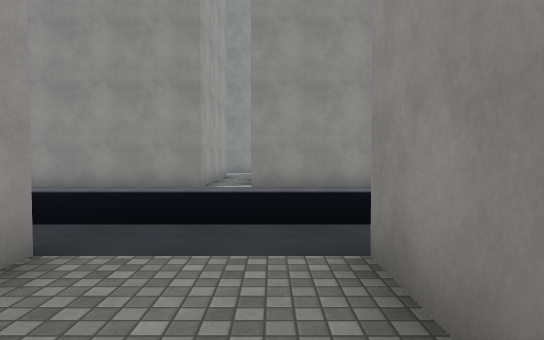
view 1 (above)

24 first-person views from a walk through a Unity game level. The camera is 1.4 m above the floor, tilts 2° down and sees 75° across. The floor is counted in squares, 2 m on a side. Each view is taken from the middle of a square. On the plan, view 1 faces up. The plan holds only what a view shows up to about 11 squares ahead; the rest is blank. The place goes on beyond the plan. Some animated figures are not drawn. Some surface patterns are stand-ins.

view 2
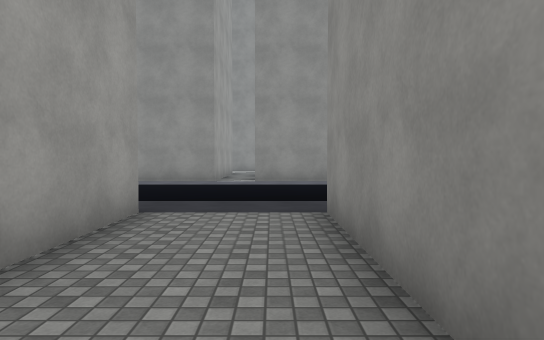

view 3
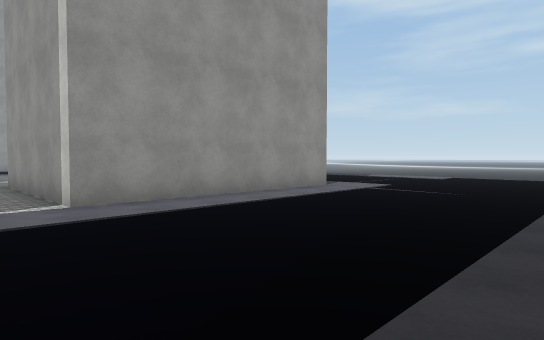

view 4
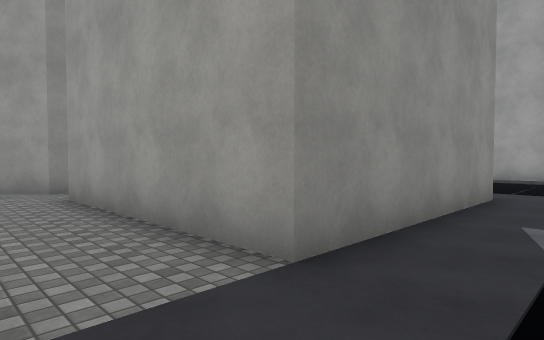

view 5
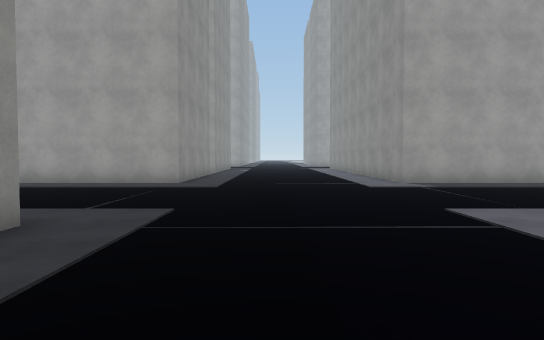

view 6
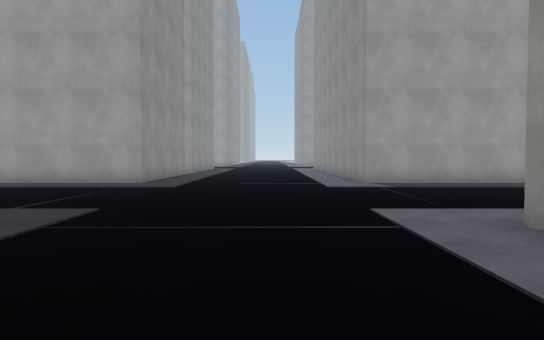

view 7
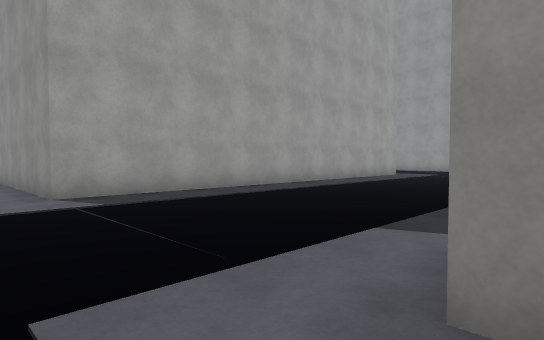

view 8
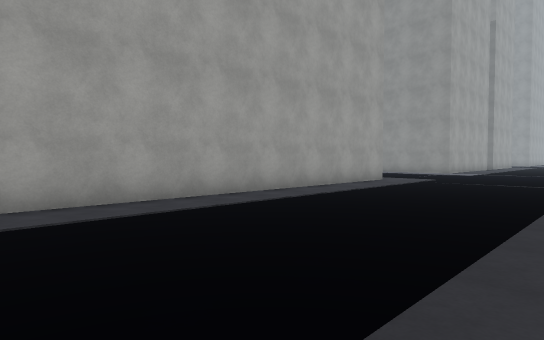

view 9
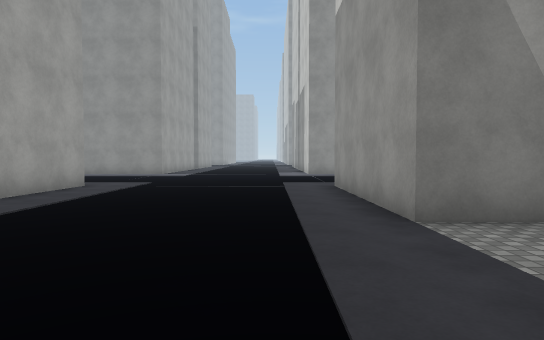

view 10
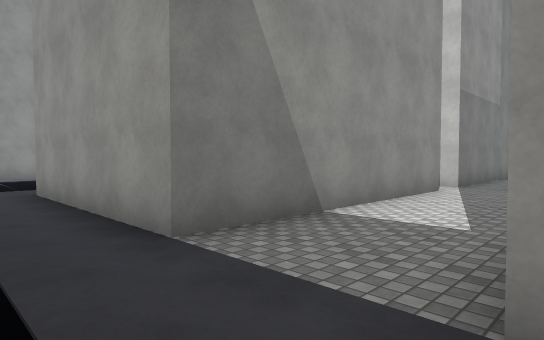

view 11
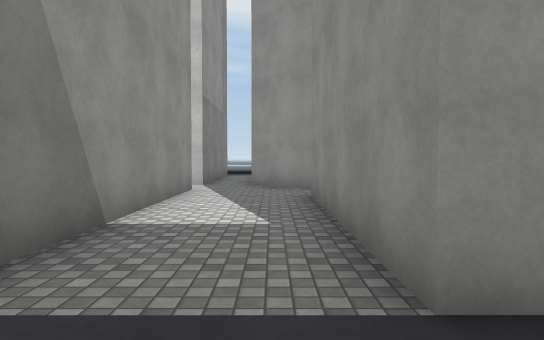

view 12
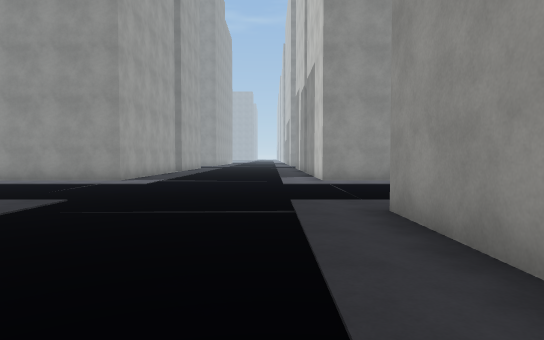

view 13
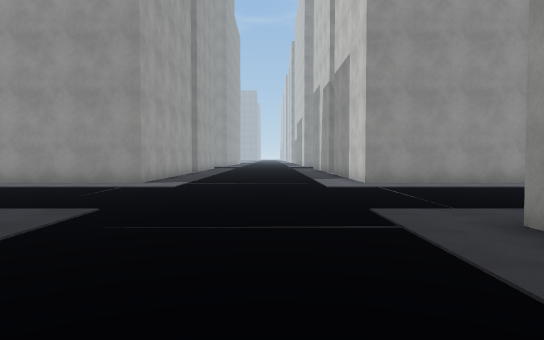

view 14
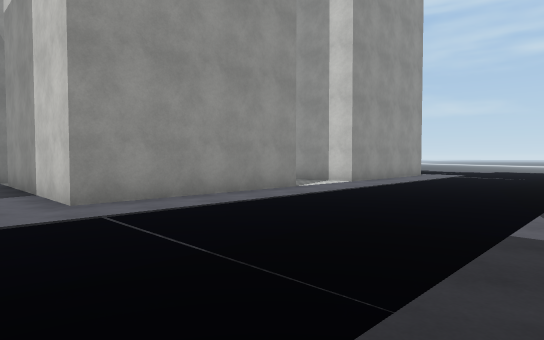

view 15
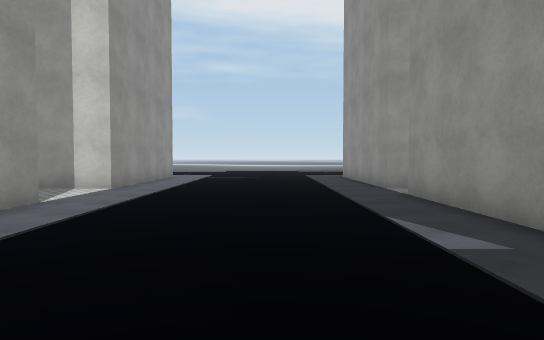

view 16
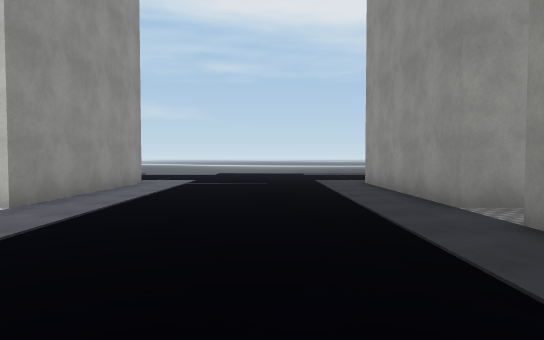

view 17
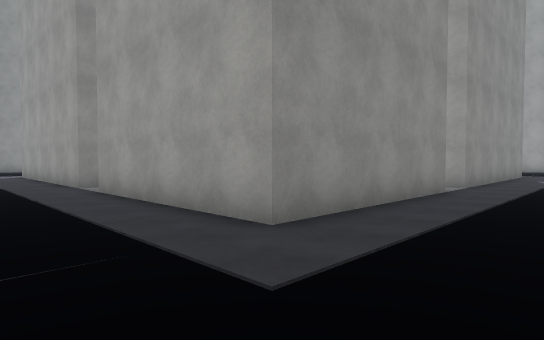

view 18
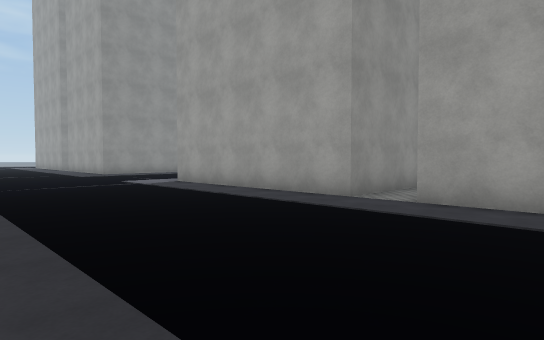

view 19
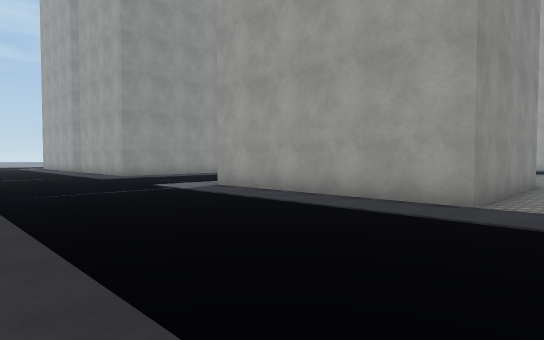

view 20
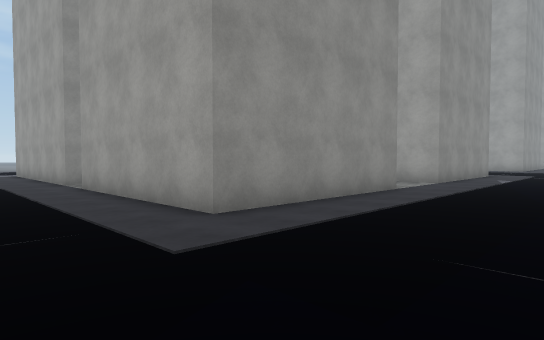

view 21
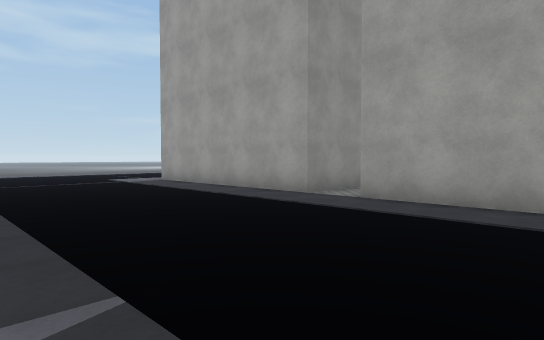

view 22
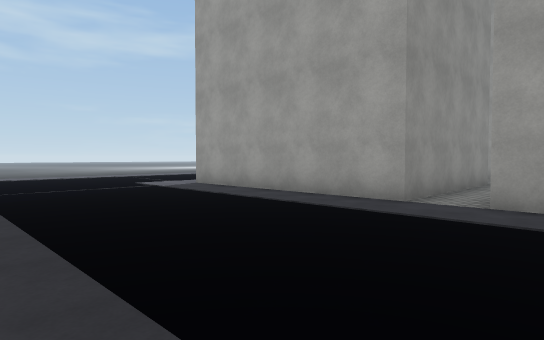

view 23
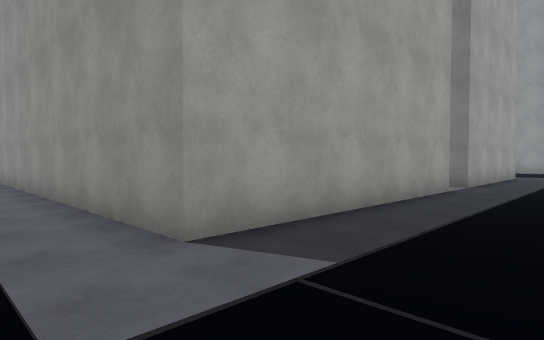

view 24
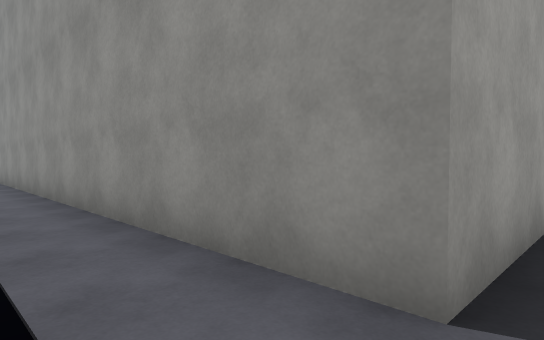

### Floor plan
Key: @ floor where view 1 was taken; # wall or solid block; . floor; O other object.
Columns run from 15 left of view 1 to 11 right of it. Each row starts with its distance up from view 1.
 30         .#
 29         .#
 28   O......#     .#
 27 OOO......#####..#####
 26 .......................
 25 .......................
 24  ......................
 23  .......................
 22   .....................
 21   .....................
 20   O......######.#####..
 19   O......#          #..
 18   O......#          #..   .
 17   O......#          #..  ..
 16   O......######.#####..  ..
 15   O....................  ..
 14   O............OOOOOO..  ..
 13   O......#####.O    O......
 12   O......    #.O    O......
 11   O......    #.O    O.....
 10   O......    #.O    O.....
  9 OOO......#####.OOOOOO.....
  8 ..........................
  7  .........................
  6  ...... .  ................
  5  ...... .  ................
  4  ........................
  3  ........................
  2  ##......#####..#####..
  1   #.....     #..#   #..   .
  0   #...       #.@#   #..  ..
 -1   #..        #..#   #..  ..
 -2   #          #..    #..  ..
 -3              .. .......  ..
 -4              OO OOOOO......
 -5                     O......
 -6                     O.....
 -7                     O.....
 -8                     O.....
 -9           OOOOOOOOOOO.....
-10            ...............
-11                  .........

Positions as (right, up) in squares from view 1, and headings:
1: (0, 0), facing up
2: (0, -2), facing up
3: (-2, 3), facing up-right
4: (0, 4), facing down-left
5: (-3, 5), facing left
6: (-3, 6), facing left
7: (-6, 7), facing up-left
8: (-7, 10), facing up-left
9: (-8, 12), facing up
10: (-8, 13), facing up-right
11: (-8, 14), facing right
12: (-8, 16), facing up
13: (-9, 17), facing up
14: (-8, 21), facing up-right
15: (-7, 23), facing right
16: (-4, 23), facing right
17: (8, 23), facing down-left
18: (11, 18), facing down-left
19: (11, 16), facing down-left
20: (8, 6), facing down-left
21: (11, 1), facing down-left
22: (11, -1), facing down-left
23: (8, -11), facing up-left
24: (6, -11), facing up-left
